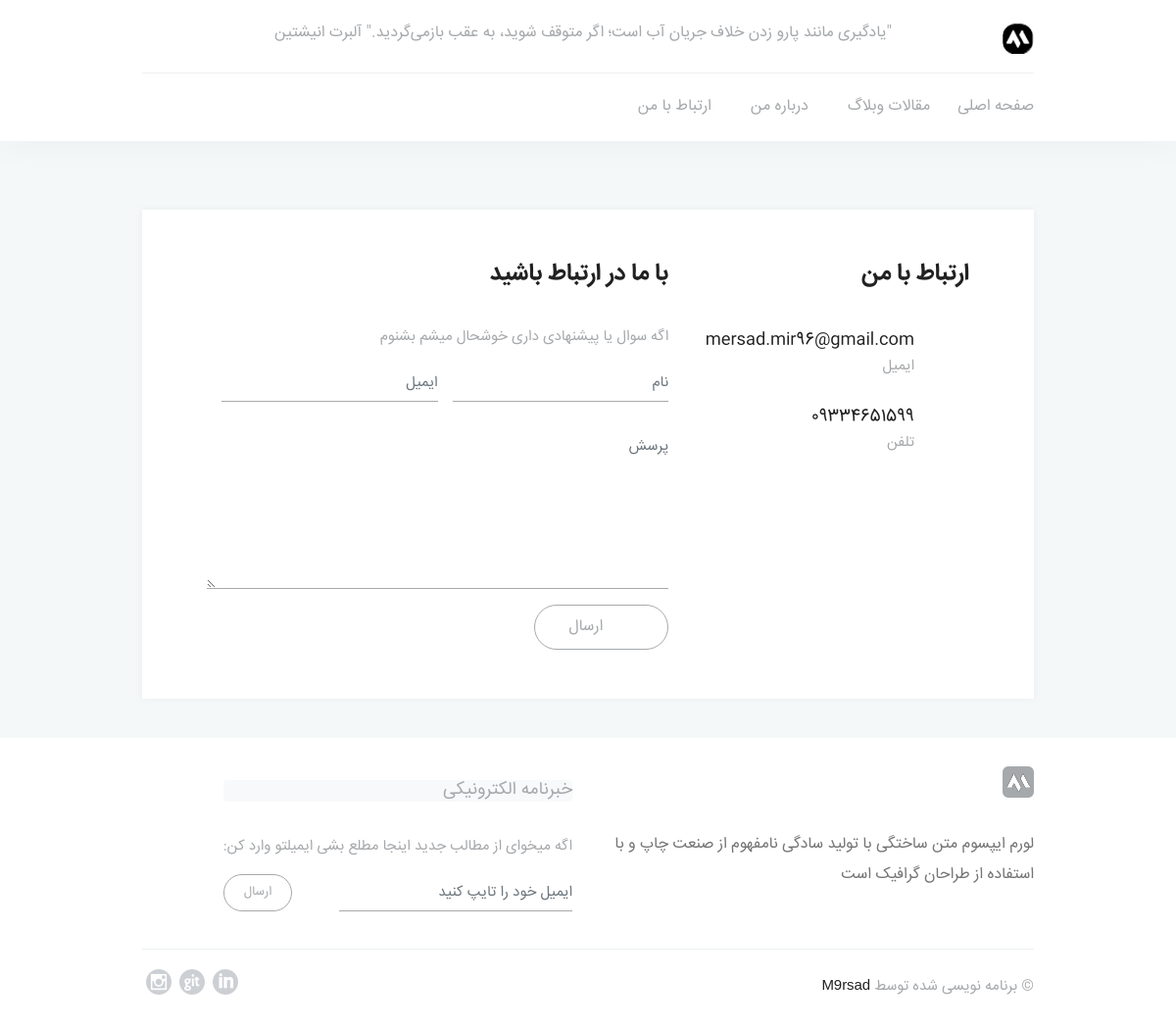
The app's page /contact_us with its own data.
### Index/models.py (models this page shows, shortened)
class HeaderBasement(models.Model):
    title = RichTextField(blank=True, null=True, verbose_name='عنوان')
    time_created = models.DateTimeField(auto_now_add=True)
    class Meta:
        verbose_name = 'عنوان بالای صفحه'
        verbose_name_plural = 'عنوان بالای صفحه'

class FooterBasement(models.Model):
    description = RichTextField(blank=True, null=True, verbose_name='توضیحات پایین صفحه')
    time_created = models.DateTimeField(auto_now_add=True)
    class Meta:
        verbose_name = 'فوتر'
        verbose_name_plural = 'فوتر'
    def __str__(self):
        return self.description

### Account/models.py (models this page shows, shortened)
class CustomUser(models.Model):
    f_name = models.CharField(max_length=100, verbose_name='نام')
    l_name = models.CharField(max_length=100, verbose_name='نام خانوادگی')
    phone = models.CharField(max_length=14, unique=True, verbose_name='شماره تلفن')
    email = models.EmailField(verbose_name='ایمیل')
    linkedin = models.CharField(max_length=250, verbose_name='آدرس لینکدین')
    telegram = models.CharField(max_length=250, verbose_name='تلگرام')
    instagram = models.CharField(max_length=250, verbose_name='اینستاگرام')
    github = models.CharField(max_length=250, verbose_name='آدرس گیتهاب')
    about_me = RichTextField(verbose_name='درباه من(نمایش در بخش درباه من)')
    image = models.ImageField(upload_to='Account/images', null=True, blank=True, verbose_name='تصویر پروفایل')
    class Meta:
        verbose_name = 'اطلاعات من'
        verbose_name_plural = 'اطلاعات من'

### Index/views.py (the view)
# urls.py: path('contact_us', views.contact_us, name='contact_us'),
def contact_us(request):
    if request.method == 'POST':
        name = request.POST.get('name')
        email = request.POST.get('email')
        body = request.POST.get('body')
        created_at = request.POST.get('created_at')
        models.Inbox.objects.create(name=name, email=email, body=body, created_at=created_at)
    return render(request, 'contact_us.html')

### context_processors/context_processors.py (called while the page is built)
def all_categories(request):
    category = models.Category.objects.all()
    return {'all_categories': category}

def all_articles(request):
    all_articles = models.Article.objects.all().order_by('-created_time')
    for article in all_articles:
        created_time = article.created_time
        article.jalali = JalaliDate(datetime.date
                                    (created_time.year, created_time.month, created_time.day)).strftime('%c', 'fa')
        time_difference = timezone.now() - article.created_time
        article.time_difference = time_difference.total_seconds() // 3600
    return {'all_articles': all_articles}

def header(request):
    header_title = HeaderBasement.objects.all()
    return {'header_title': header_title}

def footer(request):
    footer_description = FooterBasement.objects.all()
    return {'footer_description': footer_description}

def admin_user(request):
    users = CustomUser.objects.all()
    return {'admin_user': users}

### Index/templates/contact_us.html (shortened to what this page needs)
{% extends 'base.html' %}
{% block content %}
    <main>
        <div class="container">
            <main class="row">
                <div class="col-12">
                    <section class="contact two-column-inside white-box">
                        <div class="contact-me">
                            <h2>ارتباط با من</h2>
                            {% for user in admin_user %}
                                <ul>
                                    <li>
                                        <i class="pe-7s-mail"></i>
                                        <div class="contact-me-right">
                                            <p>{{ user.email }}</p>
                                            <span class="contact-me-right-desc">ایمیل</span>
                                        </div>
                                    </li>
                                    <li>
                                        <i class="pe-7s-call"></i>
                                        <div class="contact-me-right">
                                            <p>{{ user.phone }}</p>
                                            <span class="contact-me-right-desc">تلفن</span>
                                        </div>
                                    </li>
                                </ul>
                            {% endfor %}
                        </div>
                        <div class="get-in-touch">
                            <h2>با ما در ارتباط باشید</h2>
                            <p class="font-primary">اگه سوال یا پیشنهادی داری خوشحال میشم بشنوم</p>
                            <form action="" method="post">
                                <input class="col-12 form-control" type="text" placeholder="نام" name="name">
                                <input class="col-12 form-control" type="email" placeholder="ایمیل" name="email">
                                <textarea class=" col-12 form-control" id="body" rows="6" placeholder="پرسش"
                                          name="body"></textarea>
                                <button type="submit" class="btn mt-3"><i class="pe-7s-paper-plane"></i> ارسال</button>
                            </form>
                        </div>
                    </section>
                </div>
        </div>
    </main>
{% endblock %}

### templates/includes/header.html (shortened to what this page needs)
{% load static %}
<header class="navbar-fixed-top">
    <div class="container">
        <div class="row">
            <div class="col-lg-12">
                <div class="header-top">
                    <div class="header-top-logo">
                        <a href="index.html" title="لوگو"><img src="{% static "img/logo.png" %}" alt="لوگو"
                                                               data-rjs="2"></a>
                    </div>
                    <div class="header-top-text">
                        <p>
                            {% for text in header_title %}
                                {{ text.title|safe }}
                            {% endfor %}
                        </p>
                    </div>
                    <nav class="header-top-nav">
                        <ul>
                            <li class="header-top-nav-search">
                                <a href="#" class="light-link" title="جستجو کردن"><i class="pe-7s-search"></i></a>
                            </li>
                        </ul>
                    </nav>
                </div>
            </div>
            <div class="col-lg-12">
                <nav class="header-nav">
                    <ul>
                        <li><a href="{% url 'index:index' %}" title="صفحه اصلی">صفحه اصلی</a></li>
                        <li class="dropdown">
                            <a href="#" class="dropdown-toggle" title="مقالات وبلاگ">مقالات وبلاگ</a>
                        </li>
                        <li><a href="{% url 'index:about_me' %}" title="درباره من">درباره من</a></li>
                        <li><a href="{% url 'index:contact_us' %}" title="ارتباط با من">ارتباط با من</a></li>
                    </ul>
                </nav>
            </div>
        </div>
    </div>
</header>

### templates/includes/footer.html
{% load static %}
<footer style="padding-top: 5px">
    <div class="container">
        <div class="row">
            <div class="col-md-6 col-12">
                <div class="pt-4">
                    <div class="">
                        <img src="{% static 'img/logo-grey.png' %}" alt="لوگو" class="footer-section-title-img pb-3" data-rjs="2">
                        <div class="">
                            <p class="font-primary footer-section-content-about">
                                {% for text in footer_description %}
                                    {{ text|safe }}
                                {% endfor %}
                            </p>
                        </div>
                    </div>
                </div>
            </div>
        <div class="footer-section pr-3">
                    <h3 class="footer-section-newsletter bg-light rounded">خبرنامه الکترونیکی</h3>
                    <div class="footer-section-content">
                       <p class="font-primary ">اگه میخوای از مطالب جدید اینجا مطلع بشی ایمیلتو وارد کن:</p>
                       <form class="d-flex" action="" method="post">
                          <input type="text" class="form-control w-75" placeholder="ایمیل خود را تایپ کنید">
                          <a href="#" title="Watch it" class="btn btn-small mr-5">ارسال</a>
                       </form>
                    </div>
                 </div>
        </div>
    </div>
    <div class="container">
        <div class="row">
            <div class="col-12">
                <div class="copyright">
                    <ul>
                        <li><a href="{{ user.instagram }}" target="_blank" title="Instagram"><i class="icon-social_instagram_circle"></i></a></li>
                        <li><a href="{{ user.github }}" target="_blank" title="Github"><i class="icon-social_github_circle"></i></a></li>
                        <li><a href="{{ user.linkedin }}" target="_blank" title="LinkedIn"><i class="icon-social_linkedin_circle"></i></a></li>
                    </ul>
                    <p class="font-primary">&copy; برنامه نویسی شده توسط <a
                            href="{% url "index:about_me" %}" title="" class="black"
                            style="font-family: 'Microsoft Sans Serif', Tahoma, Arial, Verdana, Sans-Serif">
                        M9rsad
                    </a></p>
                </div>
            </div>
        </div>
    </div>
</footer>

### assets/css/rtl.css (style rules this page uses)
body ,p ,li a, h1, h2, h3, h4, h5, h6, p, input, q, textarea, label, select, button, blockquote, span { font-family: IRANSans; }
.header-top .header-top-text { font-family: IRANSans; }
.header-top .header-top-text p { font-family: IRANSans; }
.header-nav ul li:first-child { margin-left: unset; margin-right: 0; }
.header-nav ul li { float: right; }
.header-nav ul .dropdown .dropdown-toggle:after { left: 1px; right: unset; margin: 0 -2px 0 0; }
.header-top .header-top-nav { float: left; }
.header-top .header-top-nav ul li:first-child { margin-right: 0; }
.header-top .header-top-nav ul li { float: right; }
.header-top .header-top-logo { float: right; }
footer .copyright p { float: right; }
p.font-primary { font-family: IRANSans; }
footer .copyright ul li { float: left; }
.contact .contact-me ul li i { right: 0; left: unset; }
.contact .contact-me ul li .contact-me-right { padding: 0 56px 0 0; }
.contact .get-in-touch form input[name="name"] { float: right; margin-left: 15px; margin-right: unset; }
.contact .get-in-touch form input[name="email"] { margin-right: 15px; margin-left: unset; text-align: right; }
.contact .get-in-touch form button[type="submit"] i { right: 20px; left: unset; }
.contact .get-in-touch form button[type="submit"] { padding-right: 66px; padding-left: 34px; }

### records on screen
HeaderBasement: title "\"یادگیری مانند پارو زدن خلاف جریان آب است؛ اگر متوقف شوید، به عقب بازمی‌گردید.\" آلبرت انیشتین"
CustomUser: email "mersad.mir96@gmail.com", phone "09334651599"
FooterBasement: description "لورم ایپسوم متن ساختگی با تولید سادگی نامفهوم از صنعت چاپ و با استفاده از طراحان گرافیک است"
